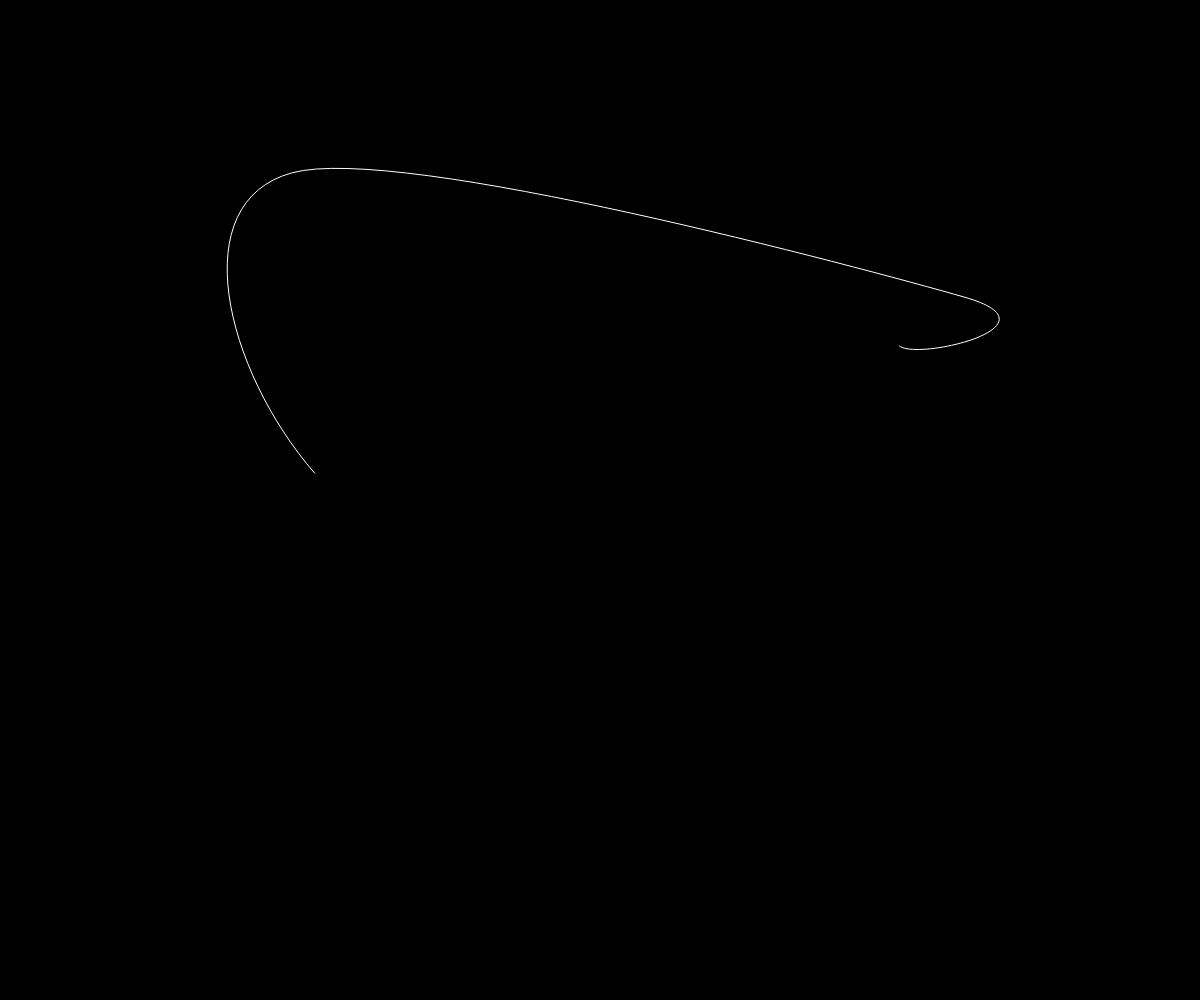
Frame 1 (no input)
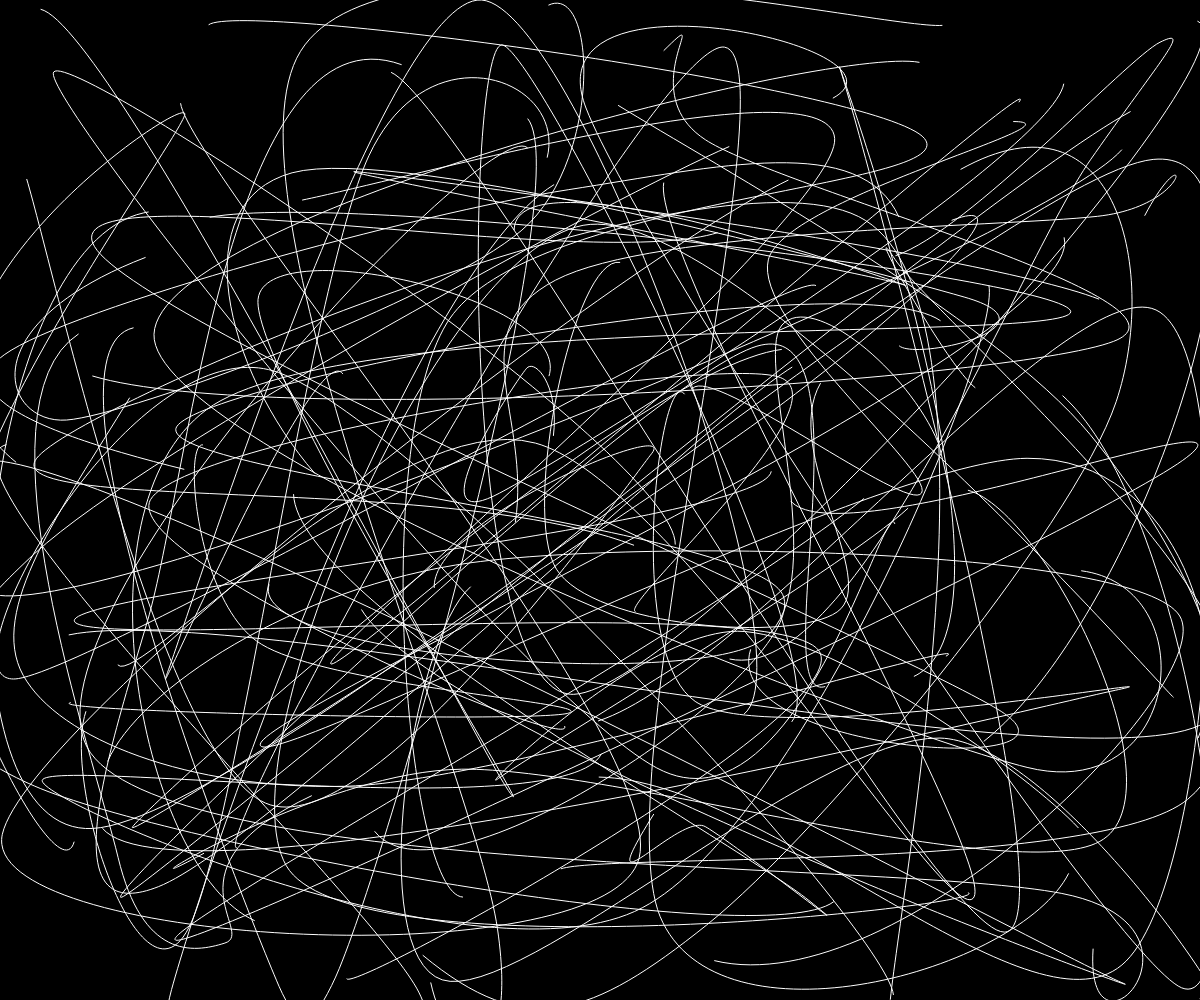
Frame 60 (no input)
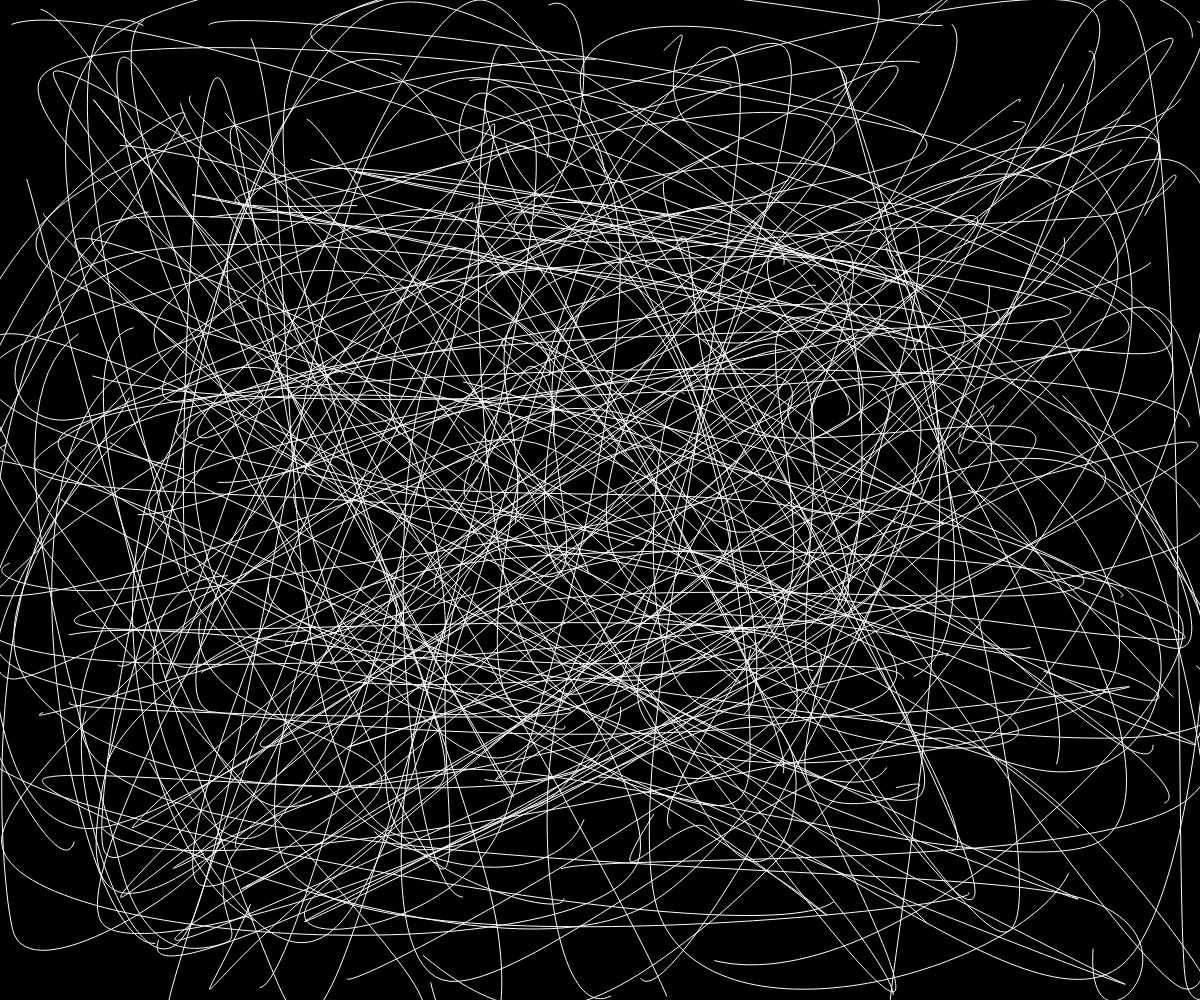
Frame 120 (the mouse pressed at the canvas centre since frame 60)

The p5.js sketch that drew these frames (run headless with seeded random() and noise() and a simulated clock; from frame 60 on, the mouse is pressed at the canvas centre):

// p5.js sketch
// ── sketch.js
let vtx = []
let rpx,rpy
function setup() {
  createCanvas(windowWidth, windowHeight);
  background(0);

}

function draw() {
  stroke(255)
  noFill()
  beginShape()
  for (let i = 0; i < 6; i++) {
    rpx = random(0,windowWidth)
    rpy = random(0,windowHeight)
    curveVertex(rpx,rpy)    
    // vtx.push(rp,rp)
  }
  endShape()
}
